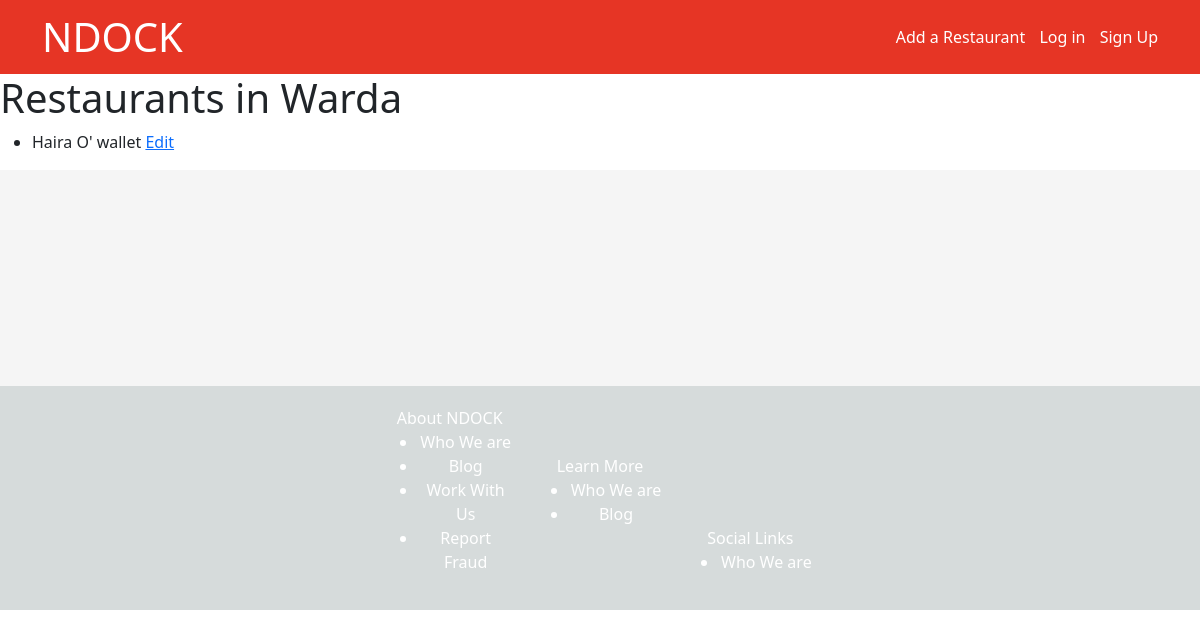
The page /base_location_restaurant/1/ on the database as committed earlier.
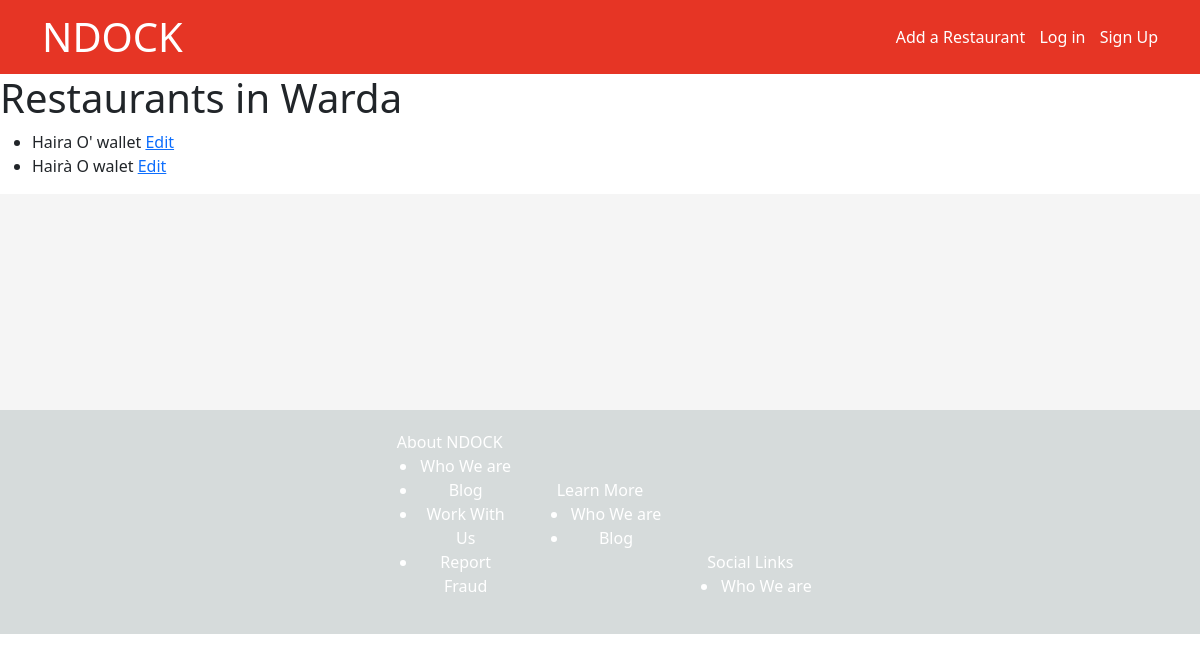
The same page on the database as committed later.
### restaurant/models.py (models this page shows, shortened)
class Restaurant(models.Model):
    name = models.CharField(max_length=255)
    description = models.TextField(blank=True, null=True)
    rating = models.DecimalField(max_digits=3, decimal_places=2)
    location = models.ForeignKey(
        'Location', on_delete=models.CASCADE, related_name='restaurants')
    cuisines = models.ManyToManyField('Cuisine', related_name='restaurants')
    category = models.ManyToManyField(
        "MenuCategory", related_name='restaurants')
    menus = models.ManyToManyField('Menu', related_name='menu_restaurants')
    search_fields = ['name', 'location', 'cuisines', 'menus', 'category']

### restaurant/views.py (the view)
# urls.py: path('base_location_restaurant/<int:pk>/',
def base_location_restaurant(request, pk):
    location = Location.objects.get(pk=pk)
    restaurants = location.restaurants.all()
    context = {'location': location, 'restaurants': restaurants}
    return render(request, 'restaurant/location_restaurants.html', context)

### templates/restaurant/location_restaurants.html
{% extends 'restaurant/base.html' %} {% block content %}
<h1>Restaurants in {{ location.name }}</h1>
<ul>
  {% for restaurant in restaurants %}
  <li>{{ restaurant.name }} <a href="{% url 'restaurant:restaurant_update' restaurant.pk %}">Edit</a> </li>
  {% endfor %}
</ul>
{% endblock content %}

Rows that differ between the two databases and show on the page:
added Restaurant: name "Hairà O walet"
